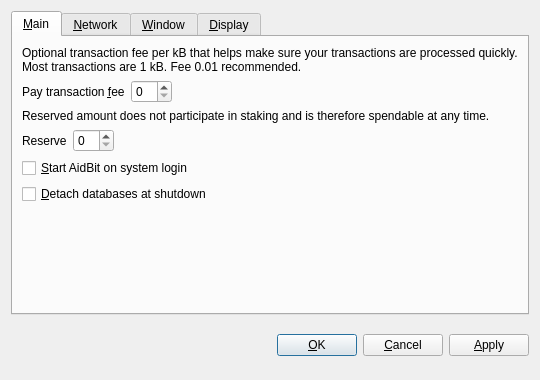
<?xml version="1.0" encoding="UTF-8"?>
<ui version="4.0">
 <class>OptionsDialog</class>
 <widget class="QDialog" name="OptionsDialog">
  <property name="geometry">
   <rect>
    <x>0</x>
    <y>0</y>
    <width>540</width>
    <height>380</height>
   </rect>
  </property>
  <property name="windowTitle">
   <string>Options</string>
  </property>
  <property name="modal">
   <bool>true</bool>
  </property>
  <layout class="QVBoxLayout" name="verticalLayout">
   <item>
    <widget class="QTabWidget" name="tabWidget">
     <property name="tabPosition">
      <enum>QTabWidget::North</enum>
     </property>
     <property name="currentIndex">
      <number>0</number>
     </property>
     <widget class="QWidget" name="tabMain">
      <attribute name="title">
       <string>&amp;Main</string>
      </attribute>
      <layout class="QVBoxLayout" name="verticalLayout_Main">
       <item>
        <widget class="QLabel" name="transactionFeeInfoLabel">
         <property name="text">
          <string>Optional transaction fee per kB that helps make sure your transactions are processed quickly. Most transactions are 1 kB. Fee 0.01 recommended.</string>
         </property>
         <property name="textFormat">
          <enum>Qt::PlainText</enum>
         </property>
         <property name="wordWrap">
          <bool>true</bool>
         </property>
        </widget>
       </item>
       <item>
        <layout class="QHBoxLayout" name="horizontalLayoutFee">
         <item>
          <widget class="QLabel" name="transactionFeeLabel">
           <property name="text">
            <string>Pay transaction &amp;fee</string>
           </property>
           <property name="textFormat">
            <enum>Qt::PlainText</enum>
           </property>
           <property name="buddy">
            <cstring>transactionFee</cstring>
           </property>
          </widget>
         </item>
         <item>
          <widget class="BitcoinAmountField" name="transactionFee"/>
         </item>
         <item>
          <spacer name="horizontalSpacerFee">
           <property name="orientation">
            <enum>Qt::Horizontal</enum>
           </property>
           <property name="sizeHint" stdset="0">
            <size>
             <width>40</width>
             <height>20</height>
            </size>
           </property>
          </spacer>
         </item>
        </layout>
       </item>
       <item>
        <widget class="QLabel" name="reserveBalanceInfoLabel">
         <property name="text">
          <string>Reserved amount does not participate in staking and is therefore spendable at any time.</string>
         </property>
         <property name="textFormat">
          <enum>Qt::PlainText</enum>
         </property>
         <property name="wordWrap">
          <bool>true</bool>
         </property>
        </widget>
       </item>
       <item>
        <layout class="QHBoxLayout" name="horizontalLayoutReserveBalance">
         <item>
          <widget class="QLabel" name="reserveBalanceLabel">
           <property name="text">
            <string>Reserve</string>
           </property>
           <property name="textFormat">
            <enum>Qt::PlainText</enum>
           </property>
           <property name="buddy">
            <cstring>reserveBalance</cstring>
           </property>
          </widget>
         </item>
         <item>
          <widget class="BitcoinAmountField" name="reserveBalance"/>
         </item>
         <item>
          <spacer name="horizontalSpacerReserveBalance">
           <property name="orientation">
            <enum>Qt::Horizontal</enum>
           </property>
           <property name="sizeHint" stdset="0">
            <size>
             <width>40</width>
             <height>20</height>
            </size>
           </property>
          </spacer>
         </item>
        </layout>
       </item>
       <item>
        <widget class="QCheckBox" name="bitcoinAtStartup">
         <property name="toolTip">
          <string>Automatically start AidBit after logging in to the system.</string>
         </property>
         <property name="text">
          <string>&amp;Start AidBit on system login</string>
         </property>
        </widget>
       </item>
       <item>
        <widget class="QCheckBox" name="detachDatabases">
         <property name="toolTip">
          <string>Detach block and address databases at shutdown. This means they can be moved to another data directory, but it slows down shutdown. The wallet is always detached.</string>
         </property>
         <property name="text">
          <string>&amp;Detach databases at shutdown</string>
         </property>
        </widget>
       </item>
       <item>
        <spacer name="verticalSpacer_Main">
         <property name="orientation">
          <enum>Qt::Vertical</enum>
         </property>
         <property name="sizeHint" stdset="0">
          <size>
           <width>20</width>
           <height>40</height>
          </size>
         </property>
        </spacer>
       </item>
      </layout>
     </widget>
     <widget class="QWidget" name="tabNetwork">
      <attribute name="title">
       <string>&amp;Network</string>
      </attribute>
      <layout class="QVBoxLayout" name="verticalLayout_Network">
       <item>
        <widget class="QCheckBox" name="mapPortUpnp">
         <property name="toolTip">
          <string>Automatically open the AidBit client port on the router. This only works when your router supports UPnP and it is enabled.</string>
         </property>
         <property name="text">
          <string>Map port using &amp;UPnP</string>
         </property>
        </widget>
       </item>
       <item>
        <widget class="QCheckBox" name="connectSocks">
         <property name="toolTip">
          <string>Connect to the AidBit network through a SOCKS proxy (e.g. when connecting through Tor).</string>
         </property>
         <property name="text">
          <string>&amp;Connect through SOCKS proxy:</string>
         </property>
        </widget>
       </item>
       <item>
        <layout class="QHBoxLayout" name="horizontalLayout_Network">
         <item>
          <widget class="QLabel" name="proxyIpLabel">
           <property name="text">
            <string>Proxy &amp;IP:</string>
           </property>
           <property name="textFormat">
            <enum>Qt::PlainText</enum>
           </property>
           <property name="buddy">
            <cstring>proxyIp</cstring>
           </property>
          </widget>
         </item>
         <item>
          <widget class="QValidatedLineEdit" name="proxyIp">
           <property name="maximumSize">
            <size>
             <width>140</width>
             <height>16777215</height>
            </size>
           </property>
           <property name="toolTip">
            <string>IP address of the proxy (e.g. 127.0.0.1)</string>
           </property>
          </widget>
         </item>
         <item>
          <widget class="QLabel" name="proxyPortLabel">
           <property name="text">
            <string>&amp;Port:</string>
           </property>
           <property name="textFormat">
            <enum>Qt::PlainText</enum>
           </property>
           <property name="buddy">
            <cstring>proxyPort</cstring>
           </property>
          </widget>
         </item>
         <item>
          <widget class="QLineEdit" name="proxyPort">
           <property name="maximumSize">
            <size>
             <width>55</width>
             <height>16777215</height>
            </size>
           </property>
           <property name="toolTip">
            <string>Port of the proxy (e.g. 9050)</string>
           </property>
          </widget>
         </item>
         <item>
          <widget class="QLabel" name="socksVersionLabel">
           <property name="text">
            <string>SOCKS &amp;Version:</string>
           </property>
           <property name="textFormat">
            <enum>Qt::PlainText</enum>
           </property>
           <property name="buddy">
            <cstring>socksVersion</cstring>
           </property>
          </widget>
         </item>
         <item>
          <widget class="QValueComboBox" name="socksVersion">
           <property name="toolTip">
            <string>SOCKS version of the proxy (e.g. 5)</string>
           </property>
          </widget>
         </item>
         <item>
          <spacer name="horizontalSpacer_Network">
           <property name="orientation">
            <enum>Qt::Horizontal</enum>
           </property>
           <property name="sizeHint" stdset="0">
            <size>
             <width>40</width>
             <height>20</height>
            </size>
           </property>
          </spacer>
         </item>
        </layout>
       </item>
       <item>
        <spacer name="verticalSpacer_Network">
         <property name="orientation">
          <enum>Qt::Vertical</enum>
         </property>
         <property name="sizeHint" stdset="0">
          <size>
           <width>20</width>
           <height>40</height>
          </size>
         </property>
        </spacer>
       </item>
      </layout>
     </widget>
     <widget class="QWidget" name="tabWindow">
      <attribute name="title">
       <string>&amp;Window</string>
      </attribute>
      <layout class="QVBoxLayout" name="verticalLayout_Window">
       <item>
        <widget class="QCheckBox" name="minimizeToTray">
         <property name="toolTip">
          <string>Show only a tray icon after minimizing the window.</string>
         </property>
         <property name="text">
          <string>&amp;Minimize to the tray instead of the taskbar</string>
         </property>
        </widget>
       </item>
       <item>
        <widget class="QCheckBox" name="minimizeOnClose">
         <property name="toolTip">
          <string>Minimize instead of exit the application when the window is closed. When this option is enabled, the application will be closed only after selecting Quit in the menu.</string>
         </property>
         <property name="text">
          <string>M&amp;inimize on close</string>
         </property>
        </widget>
       </item>
       <item>
        <spacer name="verticalSpacer_Window">
         <property name="orientation">
          <enum>Qt::Vertical</enum>
         </property>
         <property name="sizeHint" stdset="0">
          <size>
           <width>20</width>
           <height>40</height>
          </size>
         </property>
        </spacer>
       </item>
      </layout>
     </widget>
     <widget class="QWidget" name="tabDisplay">
      <attribute name="title">
       <string>&amp;Display</string>
      </attribute>
      <layout class="QVBoxLayout" name="verticalLayout_Display">
       <item>
        <layout class="QHBoxLayout" name="horizontalLayout_1_Display">
         <item>
          <widget class="QLabel" name="langLabel">
           <property name="text">
            <string>User Interface &amp;language:</string>
           </property>
           <property name="textFormat">
            <enum>Qt::PlainText</enum>
           </property>
           <property name="buddy">
            <cstring>lang</cstring>
           </property>
          </widget>
         </item>
         <item>
          <widget class="QValueComboBox" name="lang">
           <property name="toolTip">
            <string>The user interface language can be set here. This setting will take effect after restarting AidBit.</string>
           </property>
          </widget>
         </item>
        </layout>
       </item>
       <item>
        <layout class="QHBoxLayout" name="horizontalLayout_2_Display">
         <item>
          <widget class="QLabel" name="unitLabel">
           <property name="text">
            <string>&amp;Unit to show amounts in:</string>
           </property>
           <property name="textFormat">
            <enum>Qt::PlainText</enum>
           </property>
           <property name="buddy">
            <cstring>unit</cstring>
           </property>
          </widget>
         </item>
         <item>
          <widget class="QValueComboBox" name="unit">
           <property name="toolTip">
            <string>Choose the default subdivision unit to show in the interface and when sending coins.</string>
           </property>
          </widget>
         </item>
        </layout>
       </item>
       <item>
        <widget class="QCheckBox" name="displayAddresses">
         <property name="toolTip">
          <string>Whether to show AidBit addresses in the transaction list or not.</string>
         </property>
         <property name="text">
          <string>&amp;Display addresses in transaction list</string>
         </property>
        </widget>
       </item>
       <item>
        <widget class="QCheckBox" name="coinControlFeatures">
         <property name="toolTip">
          <string>Whether to show coin control features or not.</string>
         </property>
         <property name="text">
          <string>Display coin &amp;control features (experts only!)</string>
         </property>
        </widget>
       </item>
       <item>
        <spacer name="verticalSpacer_Display">
         <property name="orientation">
          <enum>Qt::Vertical</enum>
         </property>
         <property name="sizeHint" stdset="0">
          <size>
           <width>20</width>
           <height>40</height>
          </size>
         </property>
        </spacer>
       </item>
      </layout>
     </widget>
    </widget>
   </item>
   <item>
    <layout class="QHBoxLayout" name="horizontalLayout_Buttons">
     <item>
      <spacer name="horizontalSpacer_1">
       <property name="orientation">
        <enum>Qt::Horizontal</enum>
       </property>
       <property name="sizeHint" stdset="0">
        <size>
         <width>40</width>
         <height>48</height>
        </size>
       </property>
      </spacer>
     </item>
     <item>
      <widget class="QLabel" name="statusLabel">
       <property name="font">
        <font>
         <weight>75</weight>
         <bold>true</bold>
        </font>
       </property>
       <property name="text">
        <string/>
       </property>
       <property name="textFormat">
        <enum>Qt::PlainText</enum>
       </property>
       <property name="wordWrap">
        <bool>true</bool>
       </property>
      </widget>
     </item>
     <item>
      <spacer name="horizontalSpacer_2">
       <property name="orientation">
        <enum>Qt::Horizontal</enum>
       </property>
       <property name="sizeHint" stdset="0">
        <size>
         <width>40</width>
         <height>48</height>
        </size>
       </property>
      </spacer>
     </item>
     <item>
      <widget class="QPushButton" name="okButton">
       <property name="text">
        <string>&amp;OK</string>
       </property>
      </widget>
     </item>
     <item>
      <widget class="QPushButton" name="cancelButton">
       <property name="text">
        <string>&amp;Cancel</string>
       </property>
       <property name="autoDefault">
        <bool>false</bool>
       </property>
      </widget>
     </item>
     <item>
      <widget class="QPushButton" name="applyButton">
       <property name="text">
        <string>&amp;Apply</string>
       </property>
       <property name="autoDefault">
        <bool>false</bool>
       </property>
      </widget>
     </item>
    </layout>
   </item>
  </layout>
 </widget>
 <customwidgets>
  <customwidget>
   <class>BitcoinAmountField</class>
   <extends>QSpinBox</extends>
   <header>bitcoinamountfield.h</header>
  </customwidget>
  <customwidget>
   <class>QValueComboBox</class>
   <extends>QComboBox</extends>
   <header>qvaluecombobox.h</header>
  </customwidget>
  <customwidget>
   <class>QValidatedLineEdit</class>
   <extends>QLineEdit</extends>
   <header>qvalidatedlineedit.h</header>
  </customwidget>
 </customwidgets>
 <resources/>
 <connections/>
</ui>
